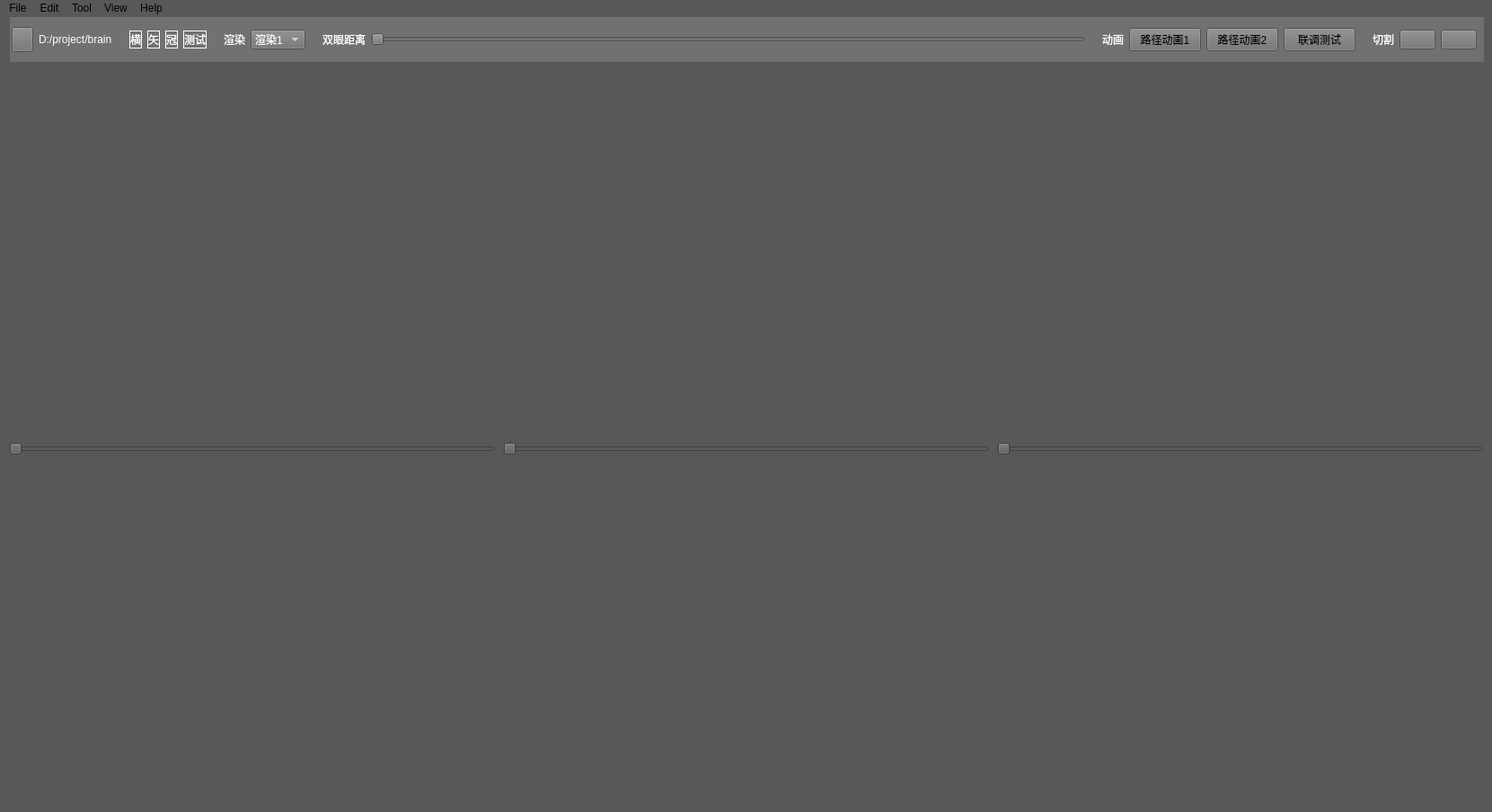
<?xml version="1.0" encoding="UTF-8"?>
<ui version="4.0">
 <class>MainWindow</class>
 <widget class="QMainWindow" name="MainWindow">
  <property name="geometry">
   <rect>
    <x>0</x>
    <y>0</y>
    <width>1661</width>
    <height>904</height>
   </rect>
  </property>
  <property name="windowTitle">
   <string>MainWindow</string>
  </property>
  <property name="styleSheet">
   <string notr="true">background-color: rgb(88, 88, 88);</string>
  </property>
  <widget class="QWidget" name="centralwidget">
   <widget class="QGroupBox" name="groupBox">
    <property name="enabled">
     <bool>true</bool>
    </property>
    <property name="geometry">
     <rect>
      <x>11</x>
      <y>0</y>
      <width>1641</width>
      <height>51</height>
     </rect>
    </property>
    <property name="styleSheet">
     <string notr="true">background-color: rgb(113, 113, 113);</string>
    </property>
    <property name="title">
     <string/>
    </property>
    <widget class="QWidget" name="layoutWidget">
     <property name="geometry">
      <rect>
       <x>2</x>
       <y>10</y>
       <width>1631</width>
       <height>31</height>
      </rect>
     </property>
     <layout class="QGridLayout" name="gridLayout">
      <item row="0" column="4">
       <widget class="QPushButton" name="pushButton_7">
        <property name="styleSheet">
         <string notr="true">QPushButton {border: 1px solid white;color: rgb(255, 255, 255); }</string>
        </property>
        <property name="text">
         <string>矢</string>
        </property>
       </widget>
      </item>
      <item row="0" column="12">
       <widget class="QLabel" name="label_5">
        <property name="styleSheet">
         <string notr="true">color: rgb(255, 255, 255);</string>
        </property>
        <property name="text">
         <string>双眼距离</string>
        </property>
       </widget>
      </item>
      <item row="0" column="22">
       <widget class="QPushButton" name="pushButton_5">
        <property name="styleSheet">
         <string notr="true">image: url(:/new/prefix1/Resources/u39.png);</string>
        </property>
        <property name="text">
         <string/>
        </property>
       </widget>
      </item>
      <item row="0" column="15">
       <widget class="QLabel" name="label_3">
        <property name="styleSheet">
         <string notr="true">color: rgb(255, 255, 255);</string>
        </property>
        <property name="text">
         <string>动画</string>
        </property>
       </widget>
      </item>
      <item row="0" column="6">
       <widget class="QPushButton" name="pushButton_9">
        <property name="autoFillBackground">
         <bool>false</bool>
        </property>
        <property name="styleSheet">
         <string notr="true">QPushButton {border: 1px solid white;color: rgb(255, 255, 255); }</string>
        </property>
        <property name="text">
         <string>测试</string>
        </property>
       </widget>
      </item>
      <item row="0" column="1">
       <widget class="QLabel" name="label_2">
        <property name="styleSheet">
         <string notr="true">color: rgb(255, 255, 255);</string>
        </property>
        <property name="text">
         <string>D:/project/brain</string>
        </property>
       </widget>
      </item>
      <item row="0" column="21">
       <widget class="QPushButton" name="pushButton_4">
        <property name="styleSheet">
         <string notr="true">image: url(:/new/prefix1/Resources/u38.png);</string>
        </property>
        <property name="text">
         <string/>
        </property>
       </widget>
      </item>
      <item row="0" column="3">
       <widget class="QPushButton" name="pushButton_6">
        <property name="toolTip">
         <string/>
        </property>
        <property name="autoFillBackground">
         <bool>false</bool>
        </property>
        <property name="styleSheet">
         <string notr="true">QPushButton {border: 1px solid white;color: rgb(255, 255, 255); }</string>
        </property>
        <property name="text">
         <string>横</string>
        </property>
       </widget>
      </item>
      <item row="0" column="0">
       <widget class="QToolButton" name="toolButton">
        <property name="minimumSize">
         <size>
          <width>8</width>
          <height>28</height>
         </size>
        </property>
        <property name="styleSheet">
         <string notr="true">image: url(:/new/prefix1/Resources/u11.png);</string>
        </property>
        <property name="text">
         <string/>
        </property>
       </widget>
      </item>
      <item row="0" column="18">
       <widget class="QPushButton" name="pushButton">
        <property name="text">
         <string>联调测试</string>
        </property>
       </widget>
      </item>
      <item row="0" column="5">
       <widget class="QPushButton" name="pushButton_8">
        <property name="styleSheet">
         <string notr="true">QPushButton {border: 1px solid white;color: rgb(255, 255, 255); }</string>
        </property>
        <property name="text">
         <string>冠</string>
        </property>
       </widget>
      </item>
      <item row="0" column="17">
       <widget class="QPushButton" name="pushButton_2">
        <property name="text">
         <string>路径动画2</string>
        </property>
       </widget>
      </item>
      <item row="0" column="20">
       <widget class="QLabel" name="label_4">
        <property name="styleSheet">
         <string notr="true">color: rgb(255, 255, 255);</string>
        </property>
        <property name="text">
         <string>切割</string>
        </property>
       </widget>
      </item>
      <item row="0" column="16">
       <widget class="QPushButton" name="pushButton_3">
        <property name="styleSheet">
         <string notr="true"/>
        </property>
        <property name="text">
         <string>路径动画1</string>
        </property>
       </widget>
      </item>
      <item row="0" column="13">
       <widget class="QSlider" name="horizontalSlider">
        <property name="orientation">
         <enum>Qt::Horizontal</enum>
        </property>
       </widget>
      </item>
      <item row="0" column="8">
       <widget class="QLabel" name="label">
        <property name="styleSheet">
         <string notr="true">color: rgb(255, 255, 255);</string>
        </property>
        <property name="text">
         <string>渲染</string>
        </property>
       </widget>
      </item>
      <item row="0" column="9">
       <widget class="QComboBox" name="comboBox">
        <property name="styleSheet">
         <string notr="true">color: rgb(255, 255, 255);</string>
        </property>
        <item>
         <property name="text">
          <string>渲染1</string>
         </property>
        </item>
        <item>
         <property name="text">
          <string>渲染2</string>
         </property>
        </item>
       </widget>
      </item>
      <item row="0" column="2">
       <widget class="QLabel" name="label_6">
        <property name="styleSheet">
         <string notr="true">color: rgb(255, 255, 255);</string>
        </property>
        <property name="text">
         <string/>
        </property>
       </widget>
      </item>
      <item row="0" column="7">
       <widget class="QLabel" name="label_8">
        <property name="styleSheet">
         <string notr="true">color: rgb(255, 255, 255);</string>
        </property>
        <property name="text">
         <string/>
        </property>
       </widget>
      </item>
      <item row="0" column="14">
       <widget class="QLabel" name="label_7">
        <property name="styleSheet">
         <string notr="true">color: rgb(255, 255, 255);</string>
        </property>
        <property name="text">
         <string/>
        </property>
       </widget>
      </item>
      <item row="0" column="11">
       <widget class="QLabel" name="label_9">
        <property name="styleSheet">
         <string notr="true">color: rgb(255, 255, 255);</string>
        </property>
        <property name="text">
         <string/>
        </property>
       </widget>
      </item>
      <item row="0" column="19">
       <widget class="QLabel" name="label_10">
        <property name="styleSheet">
         <string notr="true">color: rgb(255, 255, 255);</string>
        </property>
        <property name="text">
         <string/>
        </property>
       </widget>
      </item>
     </layout>
    </widget>
   </widget>
   <widget class="QSlider" name="horizontalSlider_6">
    <property name="geometry">
     <rect>
      <x>10</x>
      <y>470</y>
      <width>541</width>
      <height>22</height>
     </rect>
    </property>
    <property name="orientation">
     <enum>Qt::Horizontal</enum>
    </property>
   </widget>
   <widget class="QVTKWidget" name="qvtkWidget">
    <property name="geometry">
     <rect>
      <x>10</x>
      <y>500</y>
      <width>541</width>
      <height>341</height>
     </rect>
    </property>
   </widget>
   <widget class="QVTKWidget" name="qvtkWidget_2">
    <property name="geometry">
     <rect>
      <x>560</x>
      <y>500</y>
      <width>541</width>
      <height>341</height>
     </rect>
    </property>
   </widget>
   <widget class="QSlider" name="horizontalSlider_7">
    <property name="geometry">
     <rect>
      <x>560</x>
      <y>470</y>
      <width>541</width>
      <height>22</height>
     </rect>
    </property>
    <property name="orientation">
     <enum>Qt::Horizontal</enum>
    </property>
   </widget>
   <widget class="QSlider" name="horizontalSlider_9">
    <property name="geometry">
     <rect>
      <x>1110</x>
      <y>470</y>
      <width>541</width>
      <height>22</height>
     </rect>
    </property>
    <property name="orientation">
     <enum>Qt::Horizontal</enum>
    </property>
   </widget>
   <widget class="QVTKWidget" name="qvtkWidget_3">
    <property name="geometry">
     <rect>
      <x>1110</x>
      <y>500</y>
      <width>541</width>
      <height>341</height>
     </rect>
    </property>
   </widget>
   <widget class="QVTKWidget" name="qvtkWidget_4">
    <property name="geometry">
     <rect>
      <x>10</x>
      <y>50</y>
      <width>1641</width>
      <height>411</height>
     </rect>
    </property>
   </widget>
  </widget>
  <widget class="QStatusBar" name="statusbar"/>
  <widget class="QMenuBar" name="menuBar">
   <property name="geometry">
    <rect>
     <x>0</x>
     <y>0</y>
     <width>1661</width>
     <height>26</height>
    </rect>
   </property>
   <widget class="QMenu" name="menuFile">
    <property name="styleSheet">
     <string notr="true">color: rgb(255, 255, 255);</string>
    </property>
    <property name="title">
     <string>File</string>
    </property>
   </widget>
   <widget class="QMenu" name="menuEdit">
    <property name="title">
     <string>Edit</string>
    </property>
   </widget>
   <widget class="QMenu" name="menuTool">
    <property name="title">
     <string>Tool</string>
    </property>
   </widget>
   <widget class="QMenu" name="menuView">
    <property name="title">
     <string>View</string>
    </property>
   </widget>
   <widget class="QMenu" name="menuHelp">
    <property name="title">
     <string>Help</string>
    </property>
   </widget>
   <addaction name="menuFile"/>
   <addaction name="menuEdit"/>
   <addaction name="menuTool"/>
   <addaction name="menuView"/>
   <addaction name="menuHelp"/>
  </widget>
 </widget>
 <customwidgets>
  <customwidget>
   <class>QVTKWidget</class>
   <extends>QWidget</extends>
   <header>QVTKWidget.h</header>
  </customwidget>
 </customwidgets>
 <resources>
  <include location="sources.qrc"/>
 </resources>
 <connections>
  <connection>
   <sender>horizontalSlider_6</sender>
   <signal>valueChanged(int)</signal>
   <receiver>MainWindow</receiver>
   <slot>change1()</slot>
   <hints>
    <hint type="sourcelabel">
     <x>257</x>
     <y>496</y>
    </hint>
    <hint type="destinationlabel">
     <x>194</x>
     <y>390</y>
    </hint>
   </hints>
  </connection>
  <connection>
   <sender>pushButton_7</sender>
   <signal>clicked()</signal>
   <receiver>MainWindow</receiver>
   <slot>brain2()</slot>
   <hints>
    <hint type="sourcelabel">
     <x>378</x>
     <y>64</y>
    </hint>
    <hint type="destinationlabel">
     <x>375</x>
     <y>139</y>
    </hint>
   </hints>
  </connection>
  <connection>
   <sender>toolButton</sender>
   <signal>clicked()</signal>
   <receiver>MainWindow</receiver>
   <slot>load()</slot>
   <hints>
    <hint type="sourcelabel">
     <x>43</x>
     <y>65</y>
    </hint>
    <hint type="destinationlabel">
     <x>151</x>
     <y>72</y>
    </hint>
   </hints>
  </connection>
  <connection>
   <sender>pushButton_8</sender>
   <signal>clicked()</signal>
   <receiver>MainWindow</receiver>
   <slot>brain3()</slot>
   <hints>
    <hint type="sourcelabel">
     <x>478</x>
     <y>64</y>
    </hint>
    <hint type="destinationlabel">
     <x>377</x>
     <y>182</y>
    </hint>
   </hints>
  </connection>
  <connection>
   <sender>pushButton_6</sender>
   <signal>clicked()</signal>
   <receiver>MainWindow</receiver>
   <slot>brain1()</slot>
   <hints>
    <hint type="sourcelabel">
     <x>278</x>
     <y>64</y>
    </hint>
    <hint type="destinationlabel">
     <x>375</x>
     <y>103</y>
    </hint>
   </hints>
  </connection>
  <connection>
   <sender>comboBox</sender>
   <signal>activated(QString)</signal>
   <receiver>MainWindow</receiver>
   <slot>test3()</slot>
   <hints>
    <hint type="sourcelabel">
     <x>694</x>
     <y>60</y>
    </hint>
    <hint type="destinationlabel">
     <x>374</x>
     <y>355</y>
    </hint>
   </hints>
  </connection>
  <connection>
   <sender>pushButton_9</sender>
   <signal>clicked()</signal>
   <receiver>MainWindow</receiver>
   <slot>brain4()</slot>
   <hints>
    <hint type="sourcelabel">
     <x>578</x>
     <y>64</y>
    </hint>
    <hint type="destinationlabel">
     <x>381</x>
     <y>216</y>
    </hint>
   </hints>
  </connection>
  <connection>
   <sender>pushButton_5</sender>
   <signal>clicked()</signal>
   <receiver>MainWindow</receiver>
   <slot>test()</slot>
   <hints>
    <hint type="sourcelabel">
     <x>1642</x>
     <y>64</y>
    </hint>
    <hint type="destinationlabel">
     <x>376</x>
     <y>594</y>
    </hint>
   </hints>
  </connection>
  <connection>
   <sender>pushButton_4</sender>
   <signal>clicked()</signal>
   <receiver>MainWindow</receiver>
   <slot>test2()</slot>
   <hints>
    <hint type="sourcelabel">
     <x>1594</x>
     <y>64</y>
    </hint>
    <hint type="destinationlabel">
     <x>376</x>
     <y>553</y>
    </hint>
   </hints>
  </connection>
  <connection>
   <sender>pushButton_2</sender>
   <signal>clicked()</signal>
   <receiver>MainWindow</receiver>
   <slot>test4()</slot>
   <hints>
    <hint type="sourcelabel">
     <x>1406</x>
     <y>64</y>
    </hint>
    <hint type="destinationlabel">
     <x>138</x>
     <y>475</y>
    </hint>
   </hints>
  </connection>
  <connection>
   <sender>pushButton_3</sender>
   <signal>clicked()</signal>
   <receiver>MainWindow</receiver>
   <slot>test5()</slot>
   <hints>
    <hint type="sourcelabel">
     <x>1304</x>
     <y>64</y>
    </hint>
    <hint type="destinationlabel">
     <x>122</x>
     <y>370</y>
    </hint>
   </hints>
  </connection>
  <connection>
   <sender>horizontalSlider</sender>
   <signal>valueChanged(int)</signal>
   <receiver>MainWindow</receiver>
   <slot>change2()</slot>
   <hints>
    <hint type="sourcelabel">
     <x>931</x>
     <y>61</y>
    </hint>
    <hint type="destinationlabel">
     <x>216</x>
     <y>249</y>
    </hint>
   </hints>
  </connection>
  <connection>
   <sender>groupBox</sender>
   <signal>clicked()</signal>
   <receiver>MainWindow</receiver>
   <slot>conn()</slot>
   <hints>
    <hint type="sourcelabel">
     <x>1463</x>
     <y>65</y>
    </hint>
    <hint type="destinationlabel">
     <x>1489</x>
     <y>299</y>
    </hint>
   </hints>
  </connection>
 </connections>
 <slots>
  <slot>test()</slot>
  <slot>test2()</slot>
  <slot>test3()</slot>
  <slot>brain1()</slot>
  <slot>brain2()</slot>
  <slot>brain3()</slot>
  <slot>brain4()</slot>
  <slot>test4()</slot>
  <slot>test5()</slot>
  <slot>change1()</slot>
  <slot>change2()</slot>
  <slot>load()</slot>
  <slot>conn()</slot>
 </slots>
</ui>
